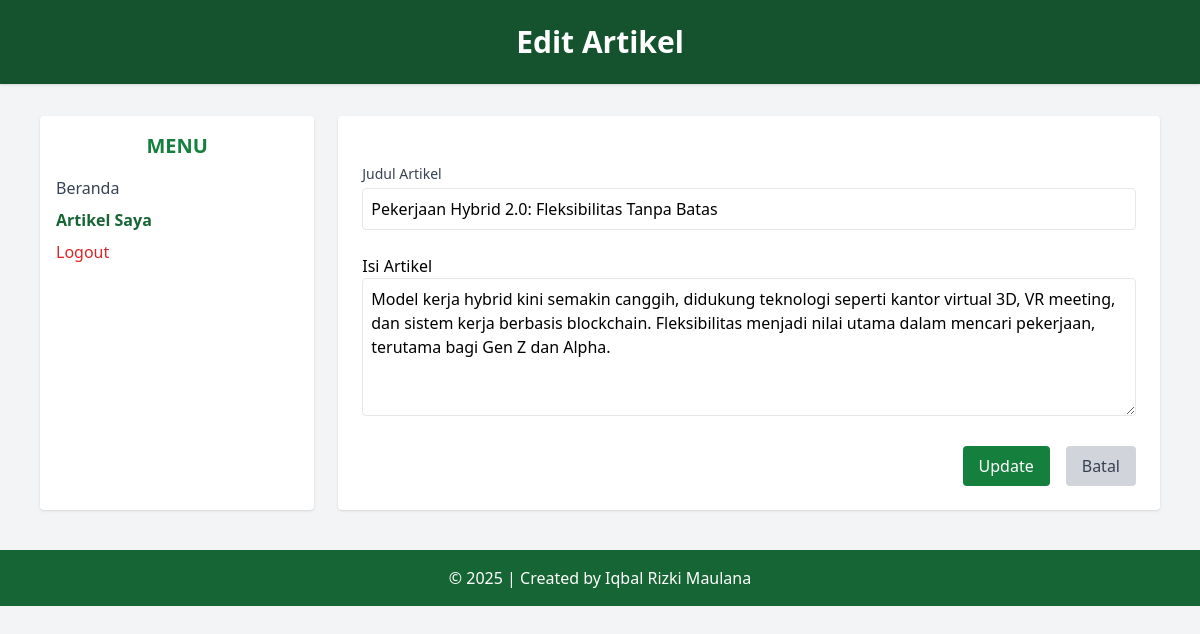
Page /users/edit_artikel.php?id=21 (signed in) on the committed database.
### tables this page shows
CREATE TABLE `tbl_artikel` (
  `id_artikel` int(11) NOT NULL,
  `nama_artikel` varchar(100) DEFAULT NULL,
  `isi_artikel` text DEFAULT NULL,
  `kategori` varchar(100) DEFAULT NULL,
  `penulis` varchar(100) DEFAULT NULL,
  `tanggal_posting` date DEFAULT NULL,
  `jumlah_view` int(11) DEFAULT 0
);

### users/edit_artikel.php (the view, shortened to what this page needs)
<?php
include('../koneksi.php');
$username = $_SESSION['username'];
$id_artikel = $_GET['id'];
$sql = "SELECT * FROM tbl_artikel WHERE id_artikel = '$id_artikel' AND penulis = '$username'";
$query = mysqli_query($db, $sql);
$data = mysqli_fetch_assoc($query);
?>
<!DOCTYPE html>
<html lang="en">
<head>
    <script src="https://cdn.tailwindcss.com"></script>
</head>
<body class="bg-gray-100 min-h-screen">
    <header class="bg-green-900 text-white text-center py-6 shadow">
        <h1 class="text-3xl font-bold">Edit Artikel</h1>
    </header>
    <div class="flex max-w-6xl mx-auto mt-8 px-4">
        <aside class="w-1/4 bg-white rounded shadow p-4">
            <h2 class="text-xl font-semibold text-green-700 mb-4 text-center">MENU</h2>
            <ul class="space-y-2 text-gray-700">
                <li><a href="beranda_users.php" class="block hover:text-green-600">Beranda</a></li>
                <li><a href="data_artikel.php" class="block font-semibold text-green-800">Artikel Saya</a></li>
                <li>
                    <a href="../auth/logout.php" onclick="return confirm('Apakah anda yakin ingin keluar?');"
                        class="block text-red-600 hover:underline font-medium">Logout</a>
                </li>
            </ul>
        </aside>
        <main class="w-3/4 bg-white rounded shadow p-6 ml-6">
            <form action="edit_artikel.php" method="post" class="space-y-6">
                <div>
                    <label for="nama_artikel" class="block text-sm font-medium text-gray-700 mb-1">Judul Artikel</label>
                    <input type="text" id="nama_artikel" name="nama_artikel" required
                        value="<?php echo htmlspecialchars($data['nama_artikel']); ?>"
                        class="w-full p-2 border rounded focus:outline-none focus:ring focus:border-blue-500">
                </div>
                <div>
                    <label class="block font-medium">Isi Artikel</label>
                    <textarea id="editor" name="isi" rows="5" class="w-full border p-2 rounded"><?php echo htmlspecialchars($data['isi_artikel']); ?></textarea>
                </div>
                <div class="flex justify-end space-x-4">
                    <button type="submit"
                        class="bg-green-700 text-white px-4 py-2 rounded hover:bg-green-800 transition">Update</button>
                    <a href="data_artikel.php"
                        class="bg-gray-300 text-gray-700 px-4 py-2 rounded hover:bg-gray-400 transition">Batal</a>
                </div>
            </form>
        </main>
    </div>
    <footer class="bg-green-800 text-white text-center py-4 mt-10">
        &copy; <?php echo date('Y'); ?> | Created by Iqbal Rizki Maulana
    </footer>
</body>
</html>

### rows in the picture
tbl_artikel: nama_artikel "Pekerjaan Hybrid 2.0: Fleksibilitas Tanpa Batas", isi "Model kerja hybrid kini semakin canggih, didukung teknologi seperti kantor virtual 3D, VR meeting, dan sistem kerja berbasis blockchain. Fleksibilitas menjadi nilai utama dalam mencari pekerjaan, terutama bagi Gen Z dan Alpha."
